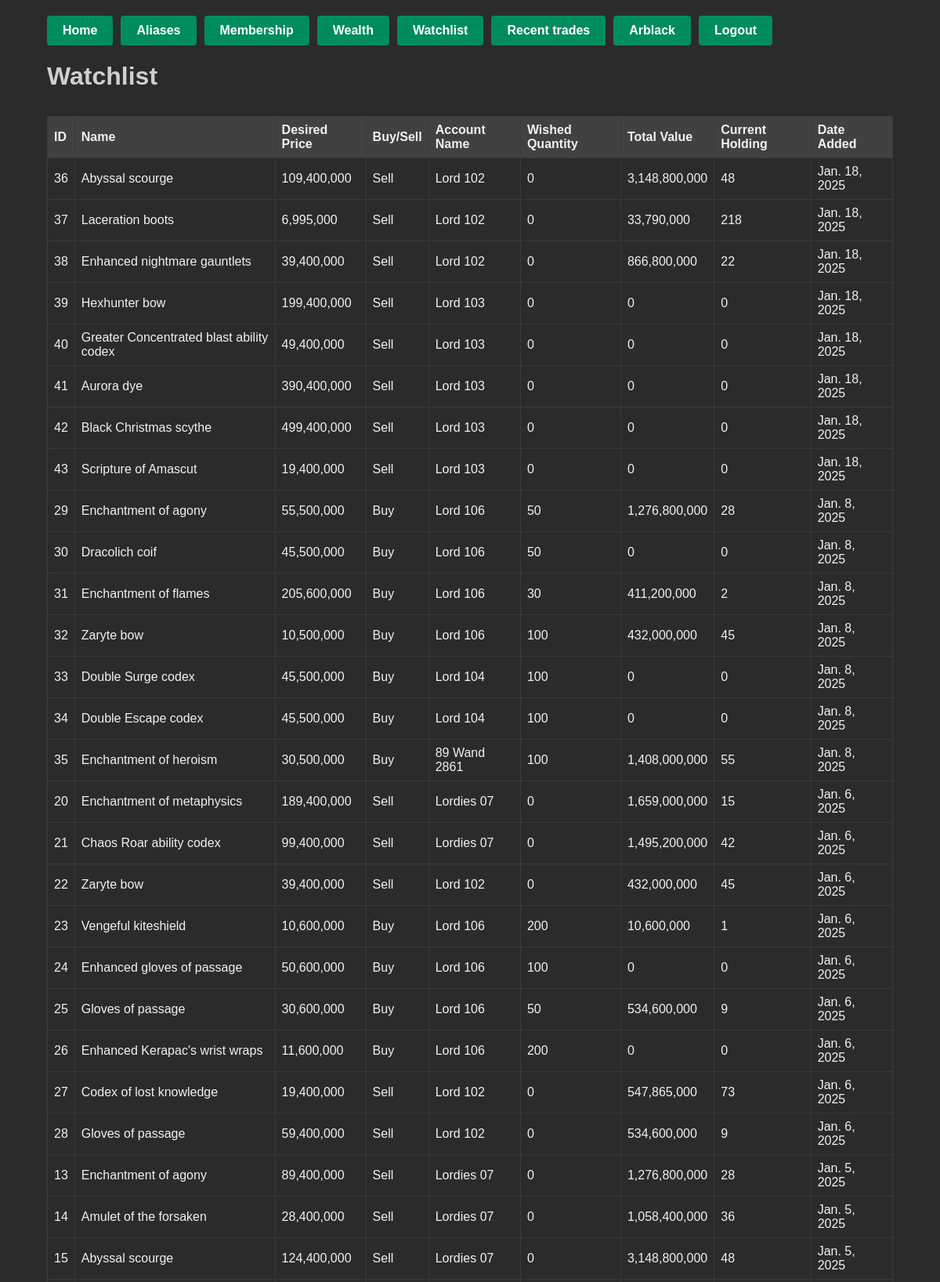
/watchlist/ (signed in, upper part), run on the app's committed database.
### trades/models.py (models this page shows, shortened)
class Watchlist(models.Model):
    BUY = 'Buy'
    SELL = 'Sell'
    CHOICES = [
        (BUY, 'Buy'),
        (SELL, 'Sell'),
    ]
    name = models.CharField(max_length=200)
    desired_price = models.FloatField(default=0.0)
    date_added = models.DateField(default=timezone.now)
    buy_or_sell = models.CharField(max_length=4, choices=CHOICES, default=BUY)
    account_name = models.CharField(max_length=100, blank=True)
    wished_quantity = models.FloatField(default=0.0)
    total_value = models.FloatField(default=0.0)
    current_holding = models.FloatField(default=0.0)
    membership_status = models.CharField(max_length=10, default="", blank=True)
    membership_end_date = models.DateField(blank=True, null=True)

### trades/views.py (the view)
# urls.py: path('watchlist/', views.watchlist_list, name='watchlist_list'),
def watchlist_list(request):
    if not request.user.is_authenticated:
        return redirect('trades:login_view')
    watchlist_items = Watchlist.objects.all().order_by('-date_added')
    return render(request, 'trades/watchlist_list.html', {
        'watchlist_items': watchlist_items,
    })

### trades/templates/trades/watchlist_list.html (shortened to what this page needs)
{% load static %}
{% load humanize %}
<!DOCTYPE html>
<html>
<head>
    <link rel="stylesheet" href="{% static 'trades/css/dark_theme.css' %}">
</head>
<body>
<div class="container">
    <div class="top-nav">
        <ul class="nav-buttons">
            <li><a href="{% url 'trades:index' %}">Home</a></li>
            <li><a href="{% url 'trades:alias_list' %}">Aliases</a></li>
            <li><a href="{% url 'trades:membership_list' %}">Membership</a></li>
            <li><a href="{% url 'trades:wealth_list' %}">Wealth</a></li>
            <li><a href="{% url 'trades:watchlist_list' %}">Watchlist</a></li>
            <li><a href="{% url 'trades:recent_trades' %}">Recent trades</a></li>
            {% if user.is_authenticated %}
                <li><a href="{% url 'trades:account_page' %}">{{ user.username }}</a></li>
                <li><a href="{% url 'trades:logout_view' %}">Logout</a></li>
            {% else %}
                <li><a href="{% url 'trades:login_view' %}">Account</a></li>
            {% endif %}
        </ul>
    </div>
    <h1>Watchlist</h1>
    <table>
        <thead>
            <tr>
                <th>ID</th>
                <th>Name</th>
                <th>Desired Price</th>
                <th>Buy/Sell</th>
                <th>Account Name</th>
                <th>Wished Quantity</th>
                <th>Total Value</th>
                <th>Current Holding</th>
                <th>Date Added</th>
            </tr>
        </thead>
        <tbody>
        {% for item in watchlist_items %}
            <tr>
                <td>{{ item.id }}</td>
                <td>{{ item.name }}</td>
                <td>{{ item.desired_price|floatformat:0|intcomma }}</td>
                <td>{{ item.buy_or_sell }}</td>
                <td>{{ item.account_name }}</td>
                <td>{{ item.wished_quantity|floatformat:0|intcomma }}</td>
                <td>{{ item.total_value|floatformat:0|intcomma }}</td>
                <td>{{ item.current_holding|floatformat:0|intcomma }}</td>
                <td>{{ item.date_added }}</td>
            </tr>
        {% endfor %}
        </tbody>
    </table>
</div>
</body>
</html>

### trades/static/trades/css/dark_theme.css (style rules this page uses)
html, body { margin: 0; padding: 0; background-color: #2b2b2b; color: #f1f1f1; font-family: Arial, sans-serif; }
.container { width: 90%; margin: 0 auto; padding: 20px; }
h1, h2, h3 { color: #cfcfcf; margin-bottom: 1em; }
table { width: 100%; border-collapse: collapse; margin-top: 1em; }
table, th, td { border: 1px solid #3a3a3a; }
th { background-color: #414141; color: #f1f1f1; text-align: left; padding: 8px; }
td { padding: 8px; }
a { color: #81d4f2; text-decoration: none; }
.top-nav { margin-bottom: 20px; }
.top-nav .nav-buttons { list-style: none; display: flex; gap: 10px; padding: 0; margin: 0; }
.top-nav .nav-buttons li a { background-color: #008c5f; color: #fff; padding: 10px 20px; text-decoration: none; border-radius: 4px; font-weight: bold; display: inline-block; }

### trades/templates/trades/watchlist_list.html (style rules this page uses)
.top-nav { margin-bottom: 20px; }
.top-nav .nav-buttons { list-style: none; display: flex; gap: 10px; padding: 0; margin: 0; }
.top-nav .nav-buttons li a { background-color: #008c5f; color: #fff; padding: 10px 20px; text-decoration: none; border-radius: 4px; font-weight: bold; display: inline-block; }

### data on the page
Watchlist: id "36", name "Abyssal scourge", desired_price "109,400,000", buy_or_sell "Sell", account_name "Lord 102", wished_quantity "0", total_value "3,148,800,000", current_holding "48", date_added "Jan. 18, 2025"
Watchlist: id "37", name "Laceration boots", desired_price "6,995,000", buy_or_sell "Sell", account_name "Lord 102", wished_quantity "0", total_value "33,790,000", current_holding "218", date_added "Jan. 18, 2025"
Watchlist: id "38", name "Enhanced nightmare gauntlets", desired_price "39,400,000", buy_or_sell "Sell", account_name "Lord 102", wished_quantity "0", total_value "866,800,000", current_holding "22", date_added "Jan. 18, 2025"
Watchlist: id "39", name "Hexhunter bow", desired_price "199,400,000", buy_or_sell "Sell", account_name "Lord 103", wished_quantity "0", total_value "0", current_holding "0", date_added "Jan. 18, 2025"
Watchlist: id "40", name "Greater Concentrated blast ability codex", desired_price "49,400,000", buy_or_sell "Sell", account_name "Lord 103", wished_quantity "0", total_value "0", current_holding "0", date_added "Jan. 18, 2025"
Watchlist: id "41", name "Aurora dye", desired_price "390,400,000", buy_or_sell "Sell", account_name "Lord 103", wished_quantity "0", total_value "0", current_holding "0", date_added "Jan. 18, 2025"
Watchlist: id "42", name "Black Christmas scythe", desired_price "499,400,000", buy_or_sell "Sell", account_name "Lord 103", wished_quantity "0", total_value "0", current_holding "0", date_added "Jan. 18, 2025"
Watchlist: id "43", name "Scripture of Amascut", desired_price "19,400,000", buy_or_sell "Sell", account_name "Lord 103", wished_quantity "0", total_value "0", current_holding "0", date_added "Jan. 18, 2025"
Watchlist: id "29", name "Enchantment of agony", desired_price "55,500,000", buy_or_sell "Buy", account_name "Lord 106", wished_quantity "50", total_value "1,276,800,000", current_holding "28", date_added "Jan. 8, 2025"
Watchlist: id "30", name "Dracolich coif", desired_price "45,500,000", buy_or_sell "Buy", account_name "Lord 106", wished_quantity "50", total_value "0", current_holding "0", date_added "Jan. 8, 2025"
Watchlist: id "31", name "Enchantment of flames", desired_price "205,600,000", buy_or_sell "Buy", account_name "Lord 106", wished_quantity "30", total_value "411,200,000", current_holding "2", date_added "Jan. 8, 2025"
Watchlist: id "32", name "Zaryte bow", desired_price "10,500,000", buy_or_sell "Buy", account_name "Lord 106", wished_quantity "100", total_value "432,000,000", current_holding "45", date_added "Jan. 8, 2025"
Watchlist: id "33", name "Double Surge codex", desired_price "45,500,000", buy_or_sell "Buy", account_name "Lord 104", wished_quantity "100", total_value "0", current_holding "0", date_added "Jan. 8, 2025"
Watchlist: id "34", name "Double Escape codex", desired_price "45,500,000", buy_or_sell "Buy", account_name "Lord 104", wished_quantity "100", total_value "0", current_holding "0", date_added "Jan. 8, 2025"
Watchlist: id "35", name "Enchantment of heroism", desired_price "30,500,000", buy_or_sell "Buy", account_name "89 Wand 2861", wished_quantity "100", total_value "1,408,000,000", current_holding "55", date_added "Jan. 8, 2025"
Watchlist: id "20", name "Enchantment of metaphysics", desired_price "189,400,000", buy_or_sell "Sell", account_name "Lordies 07", wished_quantity "0", total_value "1,659,000,000", current_holding "15", date_added "Jan. 6, 2025"
Watchlist: id "21", name "Chaos Roar ability codex", desired_price "99,400,000", buy_or_sell "Sell", account_name "Lordies 07", wished_quantity "0", total_value "1,495,200,000", current_holding "42", date_added "Jan. 6, 2025"
Watchlist: id "22", name "Zaryte bow", desired_price "39,400,000", buy_or_sell "Sell", account_name "Lord 102", wished_quantity "0", total_value "432,000,000", current_holding "45", date_added "Jan. 6, 2025"
Watchlist: id "23", name "Vengeful kiteshield", desired_price "10,600,000", buy_or_sell "Buy", account_name "Lord 106", wished_quantity "200", total_value "10,600,000", current_holding "1", date_added "Jan. 6, 2025"
Watchlist: id "24", name "Enhanced gloves of passage", desired_price "50,600,000", buy_or_sell "Buy", account_name "Lord 106", wished_quantity "100", total_value "0", current_holding "0", date_added "Jan. 6, 2025"
Watchlist: id "25", name "Gloves of passage", desired_price "30,600,000", buy_or_sell "Buy", account_name "Lord 106", wished_quantity "50", total_value "534,600,000", current_holding "9", date_added "Jan. 6, 2025"
Watchlist: id "26", name "Enhanced Kerapac's wrist wraps", desired_price "11,600,000", buy_or_sell "Buy", account_name "Lord 106", wished_quantity "200", total_value "0", current_holding "0", date_added "Jan. 6, 2025"
Watchlist: id "27", name "Codex of lost knowledge", desired_price "19,400,000", buy_or_sell "Sell", account_name "Lord 102", wished_quantity "0", total_value "547,865,000", current_holding "73", date_added "Jan. 6, 2025"
Watchlist: id "28", name "Gloves of passage", desired_price "59,400,000", buy_or_sell "Sell", account_name "Lord 102", wished_quantity "0", total_value "534,600,000", current_holding "9", date_added "Jan. 6, 2025"
Watchlist: id "13", name "Enchantment of agony", desired_price "89,400,000", buy_or_sell "Sell", account_name "Lordies 07", wished_quantity "0", total_value "1,276,800,000", current_holding "28", date_added "Jan. 5, 2025"
Watchlist: id "14", name "Amulet of the forsaken", desired_price "28,400,000", buy_or_sell "Sell", account_name "Lordies 07", wished_quantity "0", total_value "1,058,400,000", current_holding "36", date_added "Jan. 5, 2025"
Watchlist: id "15", name "Abyssal scourge", desired_price "124,400,000", buy_or_sell "Sell", account_name "Lordies 07", wished_quantity "0", total_value "3,148,800,000", current_holding "48", date_added "Jan. 5, 2025"

### other printed values
{{ user.username }} "Arblack"
